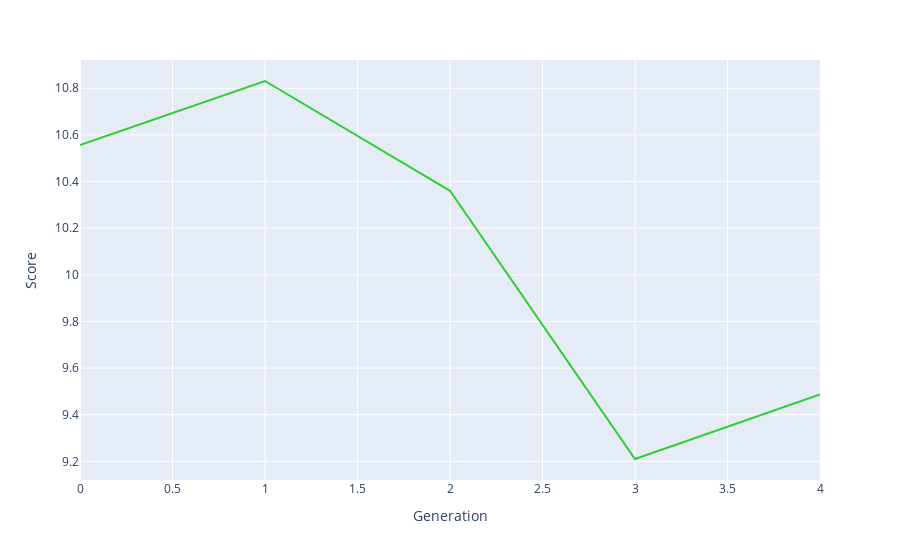

Write notebook code for a chart like this one.
### Code cell
bestRankDF = pd.DataFrame(bestRank, columns=['Score', 'Schedule'])
bestRank
bestRankDF['Generation'] = bestRankDF.index.values
fig = px.line(bestRankDF, x='Generation', y='Score',hover_data=['Schedule'])
fig.update_traces(line_color='LimeGreen')
fig.show()
fileName = f'p{popSize}g{generations}n{nSwaps}.html'
fig.write_html(f'charts/{fileName}', include_plotlyjs="cdn")

### Figure 1 — Plotly figure (JSON) as saved in the notebook; plotly's stock layout.template omitted (floating-point values rounded to 4 significant figures; data arrays with more than 128 entries replaced by an {"elided": "..."} marker saying what was removed)
{"data": [{"customdata": {"elided": "5x1x48 int values"}, "hovertemplate": "Generation=%{x}<br>Score=%{y}<br>Schedule=%{customdata[0]}<extra></extra>", "legendgroup": "", "line": {"color": "LimeGreen", "dash": "solid"}, "marker": {"symbol": "circle"}, "mode": "lines", "name": "", "orientation": "v", "showlegend": false, "type": "scatter", "x": [0, 1, 2, 3, 4], "xaxis": "x", "y": [10.56, 10.83, 10.36, 9.21, 9.487], "yaxis": "y"}], "layout": {"legend": {"tracegroupgap": 0}, "margin": {"t": 60}, "xaxis": {"anchor": "y", "domain": [0, 1], "title": {"text": "Generation"}}, "yaxis": {"anchor": "x", "domain": [0, 1], "title": {"text": "Score"}}}}
